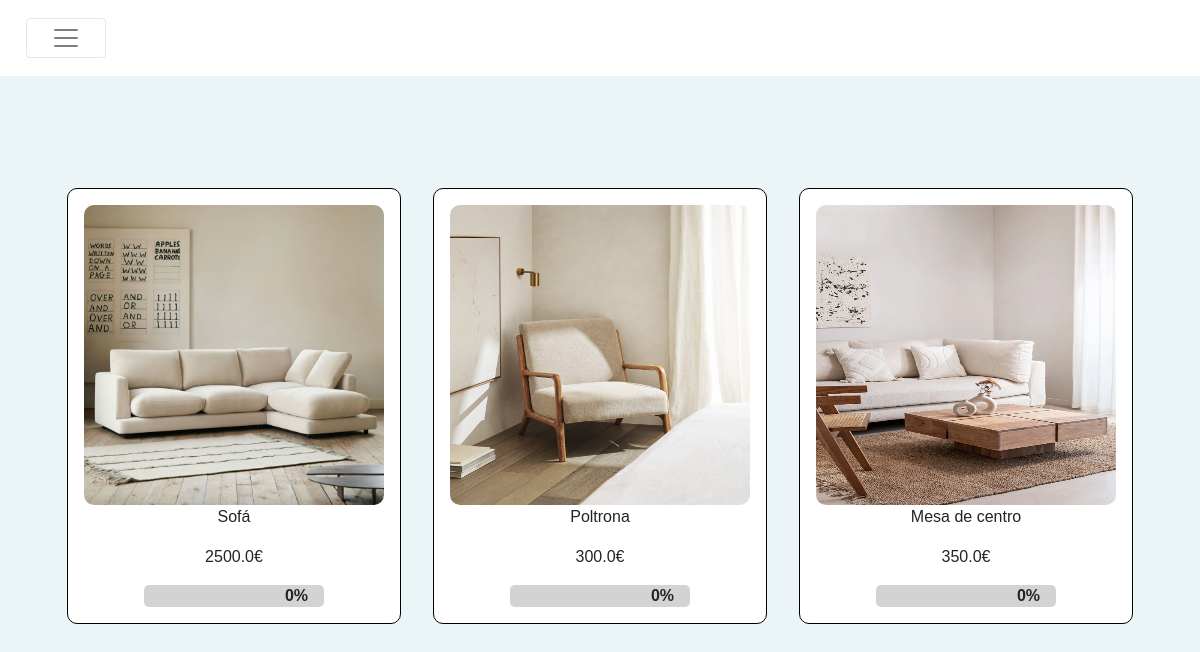
Page /products/all on the committed database.
### margaridaealberto/models/products.py (models this page shows, shortened)
class Product(db.Model ,model.Model,model.Base):
    __tablename__ = 'products'
    __table_args__ = {'extend_existing': True}
    id = Column(Integer, primary_key=True)
    name = Column(String(80), unique=True, nullable=False)
    description = Column(Text)
    price = Column(Float)
    price_paid = Column(Float, default= 0.0)
    store = Column(Text)
    show_price = Column(Boolean, default=True)
    priority = Column(Integer, default=10)
    images = relationship('ProductImage', back_populates="product")
    contributions = relationship('Contribution', back_populates="product")
    def calculate_percentage(self):
        if self.price:
            ratio = (self.price_paid/self.price)
            return ratio * 100 if ratio <=1 else 100
        else:
            return 0.0
    def missing_value(self):
        return self.price - self.price_paid if self.price >= self.price_paid else 0
    def is_paid(self):
        return False if self.missing_value()>0 else True

### margaridaealberto/models/product_images.py (models this page shows)
class ProductImage(db.Model ,model.Model,model.Base):
    __tablename__ = 'product_images'
    __table_args__ = {'extend_existing': True}
    id = Column(Integer, primary_key=True)
    path = Column(Text)
    product_id = Column(Integer, ForeignKey('products.id'))
    product = relationship('Product', back_populates="images")

### margaridaealberto/modules/products.py (the view)
@bp.route('/all', methods=('GET', 'POST'))
@bp.route('/all/<update>', methods=('GET', 'POST'))
def all(update=None):
    products = Product.query.filter_by().order_by(Product.priority).all()
    if update == 'update':
        for product in products:
            product.update_price_paid()
    products_paid = [product for product in products if product.is_paid()]
    products = [product for product in products if not product.is_paid()]
    return render_template('products/all.html',products=products , products_paid=products_paid)

### margaridaealberto/templates/products/all.html (shortened to what this page needs)
{% extends 'layout.html' %}
{% import 'macros/products.html' as products_macro with context %}
{% block content %}
<div class="products_background">
  {% for product in products %}
    {{products_macro.card(product)}}
  {% endfor %}
</div>
{% endblock %}

### margaridaealberto/templates/macros/products.html (shortened to what this page needs)
{% macro card(product) %}
{% import 'macros/progress_bar.html' as progress_bar %}
<div class="product_card productSliddingDivs">
    <a href="{{url_for('products.product',product_id=product.id)}}">
        {% if product.images %}
        <img src="{{url_for('static',filename=product.images[0].path)}}" alt="Imagem da Peça">
        {% else %}
        <img src="{{url_for('static',filename='images/products/no_product.jpg')}}" alt="Imagem da Peça">
        {% endif %}
        <div>
            <p>{{product.name}}</p>
        </div>
        {% if product.show_price %}
        <div>
            <p>{{product.price}}€</p>
            {{progress_bar.progress_bar(product.calculate_percentage()|int)}}
        </div>
        {% endif %}
    </a>
</div>
{% endmacro %}
{% macro card_paid(product) %}
{% import 'macros/progress_bar.html' as progress_bar %}
{% endmacro %}
{% macro honeymoon_card(product) %}
{% import 'macros/progress_bar.html' as progress_bar %}
{% endmacro %}
{% macro honeymoon_card_paid(product) %}
{% import 'macros/progress_bar.html' as progress_bar %}
{% endmacro %}

### margaridaealberto/static/style/styles.css (style rules this page uses)
a, a:hover, a:focus, a:active { text-decoration: none; color: inherit; }
body, html { margin: 0; overflow-x: auto; text-align: center; height: 100%; width: 100%; font-family: 'Trebuchet MS', sans-serif; }
.products_background { background-color: rgb(179, 212,224); box-shadow: inset 0 0 0 1000px rgb(255 255 255 / 74%); min-height:100%; background-position: 50% 58%; background-repeat: no-repeat; background-size: cover; background-attachment:scroll; display: flex; justify-content: center; flex-wrap: wrap; padding-top: 6rem; }
.product_card img { width:300px; height: 300px; border-radius: 10px; }
.product_card { padding: 1rem; margin: 1rem; background-color: rgba(255,255,255,1); border: 1px solid black; border-radius: 10px; }
.productSliddingDivs { transition: 2.5s all ease; opacity: 0; }
.productSliddingDivs:nth-of-type(odd).show, .productSliddingDivs.show { opacity: 1; }
.progressBar { height: 1.4rem; background-color: lightgray; border-radius: 5px; }
.progressBar-zero { height: 100%; display: flex; justify-content: flex-end; align-items: center; font-size: 1rem; margin-right: 1rem; }
.progressBarContainer { width: 60%; margin-right: 20%; margin-left: 20%; }

### rows in the picture
Product: path (picture), name "Sofá", price "2500.0", progress_bar "0%"
Product: path (picture), name "Poltrona", price "300.0", progress_bar "0%"
Product: path (picture), name "Mesa de centro", price "350.0", progress_bar "0%"
